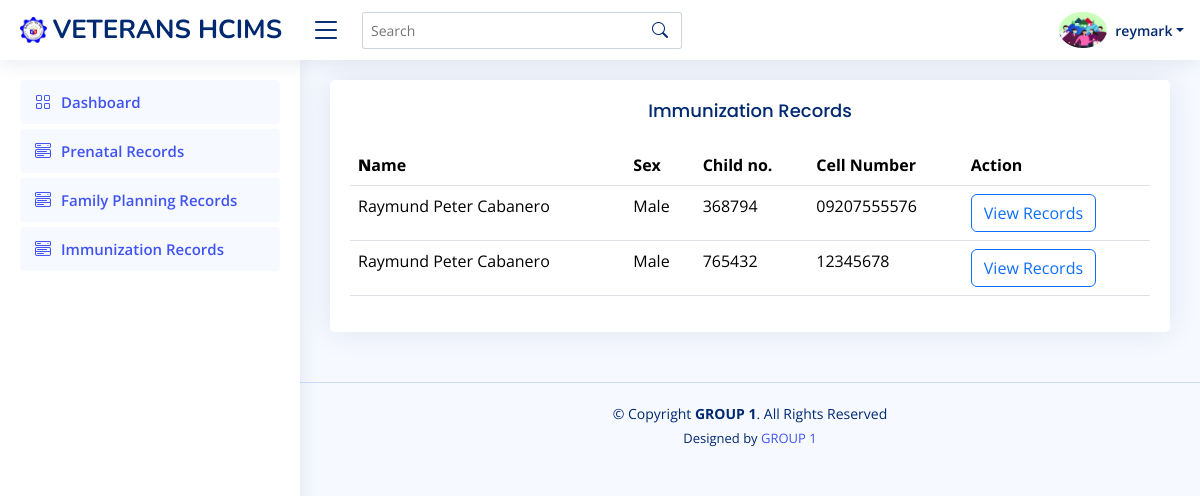
Screenshot of /record_immuni.php (signed in) with the database file from the repository.
### tables this page shows
CREATE TABLE `immunization` (
  `user_id` int(11) NOT NULL,
  `cell` varchar(255) NOT NULL,
  `childno` varchar(255) NOT NULL,
  `name` varchar(255) NOT NULL,
  `sex` varchar(255) NOT NULL,
  `time` varchar(255) NOT NULL,
  `birth` varchar(255) NOT NULL,
  `pod` varchar(255) NOT NULL,
  `weight` varchar(255) NOT NULL,
  `adds` varchar(255) NOT NULL,
  `aod` varchar(255) NOT NULL,
  `f` varchar(255) NOT NULL,
  `occ` varchar(255) NOT NULL,
  `m` varchar(255) NOT NULL,
  `nbs` varchar(255) NOT NULL,
  `hepa` varchar(255) NOT NULL,
  `bcl` varchar(255) NOT NULL,
  `penta` varchar(255) NOT NULL,
  `opv` varchar(255) NOT NULL,
  `pcv` varchar(255) NOT NULL,
  `ipv` varchar(255) NOT NULL,
  `measles` varchar(255) NOT NULL,
  `penta1` varchar(255) NOT NULL,
  `opv2` varchar(255) NOT NULL,
  `pcv2` varchar(255) NOT NULL,
  `ipv2` varchar(255) NOT NULL,
  `mmr` varchar(255) NOT NULL,
  `penta3` varchar(255) NOT NULL,
  `opv3` varchar(255) NOT NULL,
  `pcv3` varchar(255) NOT NULL
);

### record_immuni.php (the view, shortened to what this page needs)
<?php
if (isset($_SESSION['user_id']) && isset($_SESSION['name']) ) {
?>
<!DOCTYPE html>
<html lang="en">
<head>
  <link href="assets/vendor/bootstrap/css/bootstrap.min.css" rel="stylesheet">
  <link href="assets/vendor/bootstrap-icons/bootstrap-icons.css" rel="stylesheet">
  <link href="assets/vendor/boxicons/css/boxicons.min.css" rel="stylesheet">
  <link href="assets/vendor/quill/quill.snow.css" rel="stylesheet">
  <link href="assets/vendor/quill/quill.bubble.css" rel="stylesheet">
  <link href="assets/vendor/remixicon/remixicon.css" rel="stylesheet">
  <link href="assets/vendor/simple-datatables/style.css" rel="stylesheet">
  <link href="assets/css/style.css" rel="stylesheet">
</head>
<body>
<?php include 'header.php'; ?>
<?php include 'sidebar.php'; ?>
<main id="main" class="main">
<section class="section">
  <div class="row">
    <div class="col-lg-12">
      <div class="card">
        <div class="card-body">
          <center><h5 class="card-title">Immunization Records</h5></center>
          <table class="table datatable">
            <thead>
              <tr>
                <th>
                  <b>N</b>ame
                </th>
                <th>Sex</th>
                <th>Child no.</th>
                <th>Cell Number</th>
                <th>Action</th>
              </tr>
            </thead>
            <tbody>
            <?php
            include "conn/conn.php";
                $result = mysqli_query($conn,"select * from immunization") or die ("database error:".mysqli_error($conn));
                while($row=mysqli_fetch_array($result)){
                $user_id = $row['user_id'];
                $name = $row['name'];
                $sex = $row['sex'];
                $childno = $row['childno'];
                $cell = $row['cell'];
                ?>
              <tr>
                <td><?php echo $name ?></td>
                <td><?php echo $sex ?></td>
                <td><?php echo $childno ?></td>
                <td><?php echo $cell ?></td>
                <td><a href="view_immuni.php?records=<?php echo $user_id;?>" class="btn btn-outline-primary">View Records</a></td>
              </tr>
              <?php } ?>
            </tbody>
          </table>
        </div>
      </div>
    </div>
  </div>
</section>
</main>
  <?php include 'footer.php'; ?>
</body>
</html>
<?php
}else{
    header("Location: loggingin.php");
    exit();
}
?>

### assets/css/style.css (style rules this page uses)
:root { scroll-behavior: smooth; }
body { font-family: "Open Sans", sans-serif; background: #f6f9ff; color: #444444; }
a { color: #4154f1; text-decoration: none; }
h1, h2, h3, h4, h5, h6 { font-family: "Nunito", sans-serif; }
#main { margin-top: 60px; padding: 20px 30px; transition: all 0.3s; }
.card { margin-bottom: 30px; border: none; border-radius: 5px; box-shadow: 0px 0 30px rgba(1, 41, 112, 0.1); }
.card-title { padding: 20px 0 15px 0; font-size: 18px; font-weight: 500; color: #012970; font-family: "Poppins", sans-serif; }
.card-body { padding: 0 20px 20px 20px; }
@media (min-width: 1200px) { #main, #footer { margin-left: 300px; } }

### rows the page displays
immunization: name "Raymund Peter Cabanero", sex "Male", childno "368794", cell "09207555576"
immunization: name "Raymund Peter Cabanero", sex "Male", childno "765432", cell "12345678"

### other values shown
$_SESSION['name'] "reymark"
